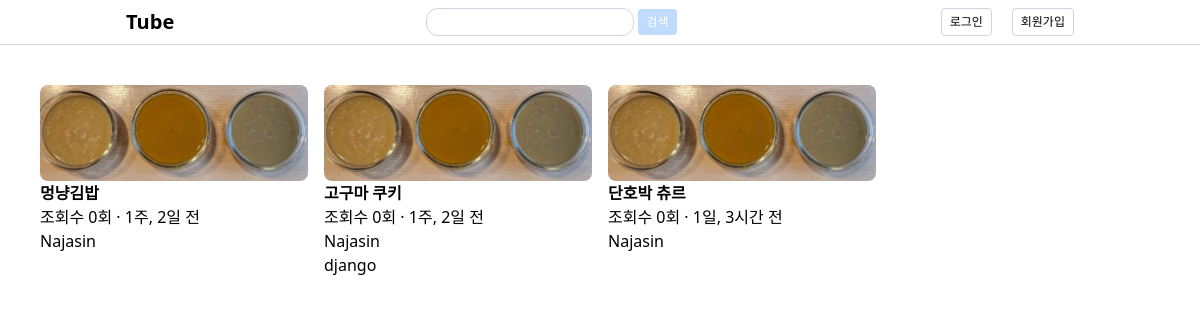
/tube/, run on the app's committed database.
### tube/models.py (models this page shows, shortened)
class Post(models.Model):
    title = models.CharField(max_length=100)
    content = models.TextField()
    thumbnail_image = models.ImageField(upload_to="blog/images/%Y/%m/%d/")
    video_file = models.FileField(upload_to="blog/files/%Y/%m/%d/")
    view_count = models.IntegerField(default=0)
    created_at = models.DateTimeField(auto_now_add=True)
    updated_at = models.DateField(auto_now=True)
    author = models.ForeignKey(User, on_delete=models.CASCADE)
    tags = models.ManyToManyField("Tag", blank=True)

class Tag(models.Model):
    name = models.CharField(max_length=50, unique=True)

### tube/views.py (the view)
# urls.py: path("", views.tube_list, name="tube_list"),
def tube_list(request):
    q = request.GET.get("q", "")
    if q:
        posts = Post.objects.filter(title__contains=q) | Post.objects.filter(
            content__contains=q
        )
        return render(request, "tube/tube_list.html", {"posts": posts, "q": q})
    posts = Post.objects.all()
    return render(request, "tube/tube_list.html", {"posts": posts})

### asgiref/local.py (called while the page is built)
    def _get_context_id(self):
        from .sync import AsyncToSync, SyncToAsync
        context_id = SyncToAsync.get_current_task()
        context_is_async = True
        if context_id is None:
            context_id = threading.current_thread()
            context_is_async = False
        if self._thread_critical:
            return context_id
        for i in range(sys.getrecursionlimit()):
            try:
                if context_is_async:
                    context_id = AsyncToSync.launch_map[context_id]
                    context_is_async = False
                else:
                    context_id = SyncToAsync.launch_map[context_id]
                    context_is_async = True
            except KeyError:
                break
        else:
            raise RuntimeError("Infinite launch_map loops")
        return context_id

    def _get_storage(self):
        context_obj = self._get_context_id()
        if not hasattr(context_obj, self._attr_name):
            setattr(context_obj, self._attr_name, {})
            self._context_refs.add(context_obj)
        return getattr(context_obj, self._attr_name)

    def __getattr__(self, key):
        with self._thread_lock:
            storage = self._get_storage()
            if key in storage:
                return storage[key]
            else:
                raise AttributeError(f"{self!r} object has no attribute {key!r}")

    def __setattr__(self, key, value):
        if key in ("_context_refs", "_thread_critical", "_thread_lock", "_attr_name"):
            return super().__setattr__(key, value)
        with self._thread_lock:
            storage = self._get_storage()
            storage[key] = value

    def __delattr__(self, key):
        with self._thread_lock:
            storage = self._get_storage()
            if key in storage:
                del storage[key]
            else:
                raise AttributeError(f"{self!r} object has no attribute {key!r}")

### asgiref/sync.py (called while the page is built)
    @staticmethod
    def get_current_task() -> Optional["asyncio.Task[Any]"]:
        try:
            return asyncio.current_task()
        except RuntimeError:
            return None

### templates/tube/tube_list.html
{% extends 'base.html' %}
{% block content %}
<div class="grid grid-cols-4 gap-4 p-4 m-6">
{% for post in posts %}
    <section>
        <a href="{% url 'tube_detail' post.pk %}">
            {% if post.thumbnail_image %}
                <img class="w-[100%] rounded-lg" src="{{ post.thumbnail_image.url }}" alt="{{ post.title }}">
            {% endif %}
            <h2 class="font-bold">{{ post.title }}</h2>
            <p>조회수 {{ post.view_count }}회 · {{ post.created_at|timesince }} 전</p>
            <p>{{ post.author }}</p>
            {% for tag in post.tags.all %}
                <a href="{% url 'tube_tag' tag.name %}">{{ tag.name }}</a>
            {% endfor %}
        </a>
    </section>
{% endfor %}
</div>
{% endblock %}

### templates/base.html (shortened to what this page needs)
<!DOCTYPE html>
<html lang="ko">
<head>
    <script src="https://cdn.tailwindcss.com"></script>
</head>
<body>
    <header class="py-2 flex justify-around items-center border-b border-gray-300">
        <h1 class="text-xl font-bold"><a href="{% url 'tube_list' %}">Tube</a></h1>
        <form action="" method="get">
            <input class="border border-gray-300 rounded-xl px-4 py-[5px] text-xs" type="text" name="q" value="{{ request.GET.q }}">
            <input class="bg-blue-200 text-white rounded px-2 py-[5px] text-xs" type="submit" value="검색">
        </form>
        <nav>
            <ul class="flex justify-end gap-2">
                {% if user.is_authenticated %}
                    <li class="inline-block ml-3 border border-gray-300 rounded px-2 py-[5px] text-xs"><a href="{% url 'tube_create' %}">글쓰기</a></li>
                    <li class="inline-block ml-3 border border-gray-300 rounded px-2 py-[5px] text-xs"><a href="{% url 'user_profile' %}">프로필</a></li>
                {% else %}
                    <li class="inline-block ml-3 border border-gray-300 rounded px-2 py-[5px] text-xs"><a href="{% url 'user_login' %}">로그인</a></li>
                    <li class="inline-block ml-3 border border-gray-300 rounded px-2 py-[5px] text-xs"><a href="{% url 'user_signup' %}">회원가입</a></li>
                {% endif %}
            </ul>
        </nav>
    </header>
    <main>
        {% block content %}{% endblock %}
    </main>
</body>
</html>

### data on the page
Post: thumbnail_image (picture), title "멍냥김밥", view_count "0", created_at "1주, 2일", author "Najasin"
Post: thumbnail_image (picture), title "고구마 쿠키", view_count "0", created_at "1주, 2일", author "Najasin"
Tag: name "django"
Post: thumbnail_image (picture), title "단호박 츄르", view_count "0", created_at "1일, 3시간", author "Najasin"
